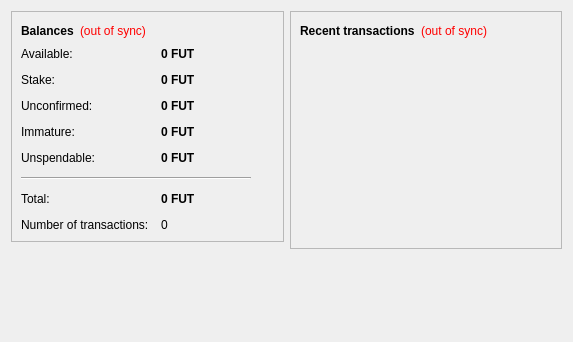
<?xml version="1.0" encoding="UTF-8"?>
<ui version="4.0">
 <class>OverviewPage</class>
 <widget class="QWidget" name="OverviewPage">
  <property name="geometry">
   <rect>
    <x>0</x>
    <y>0</y>
    <width>573</width>
    <height>342</height>
   </rect>
  </property>
  <property name="windowTitle">
   <string>Form</string>
  </property>
  <layout class="QHBoxLayout" name="horizontalLayout" stretch="1,1">
   <item>
    <layout class="QVBoxLayout" name="verticalLayout_2">
     <item>
      <widget class="QFrame" name="frame">
       <property name="frameShape">
        <enum>QFrame::StyledPanel</enum>
       </property>
       <property name="frameShadow">
        <enum>QFrame::Raised</enum>
       </property>
       <layout class="QVBoxLayout" name="verticalLayout_4">
        <item>
         <layout class="QHBoxLayout" name="horizontalLayout_4">
          <item>
           <widget class="QLabel" name="label_5">
            <property name="font">
             <font>
              <weight>75</weight>
              <bold>true</bold>
             </font>
            </property>
            <property name="text">
             <string>Balances</string>
            </property>
           </widget>
          </item>
          <item>
           <widget class="QLabel" name="labelWalletStatus">
            <property name="toolTip">
             <string>The displayed information may be out of date. Your wallet automatically synchronizes with the Futplaycoin network after a connection is established, but this process has not completed yet.</string>
            </property>
            <property name="styleSheet">
             <string notr="true">QLabel { color: red; }</string>
            </property>
            <property name="text">
             <string notr="true">(out of sync)</string>
            </property>
            <property name="alignment">
             <set>Qt::AlignLeading|Qt::AlignLeft|Qt::AlignVCenter</set>
            </property>
           </widget>
          </item>
          <item>
           <spacer name="horizontalSpacer_2">
            <property name="orientation">
             <enum>Qt::Horizontal</enum>
            </property>
            <property name="sizeHint" stdset="0">
             <size>
              <width>40</width>
              <height>20</height>
             </size>
            </property>
           </spacer>
          </item>
         </layout>
        </item>
        <item>
         <layout class="QFormLayout" name="formLayout_2">
          <property name="fieldGrowthPolicy">
           <enum>QFormLayout::AllNonFixedFieldsGrow</enum>
          </property>
          <property name="horizontalSpacing">
           <number>12</number>
          </property>
          <property name="verticalSpacing">
           <number>12</number>
          </property>
          <item row="0" column="0">
           <widget class="QLabel" name="labelAvailableText">
            <property name="toolTip">
             <string>Your current available balance</string>
            </property>
            <property name="text">
             <string>Available:</string>
            </property>
           </widget>
          </item>
          <item row="0" column="1">
           <widget class="QLabel" name="labelAvailable">
            <property name="font">
             <font>
              <weight>75</weight>
              <bold>true</bold>
             </font>
            </property>
            <property name="cursor">
             <cursorShape>IBeamCursor</cursorShape>
            </property>
            <property name="toolTip">
             <string>Your current available balance</string>
            </property>
            <property name="text">
             <string notr="true">0 FUT</string>
            </property>
            <property name="alignment">
             <set>Qt::AlignLeading|Qt::AlignLeft|Qt::AlignVCenter</set>
            </property>
            <property name="textInteractionFlags">
             <set>Qt::LinksAccessibleByMouse|Qt::TextSelectableByKeyboard|Qt::TextSelectableByMouse</set>
            </property>
           </widget>
          </item>
          <item row="1" column="0">
           <widget class="QLabel" name="label_6">
            <property name="toolTip">
             <string>Total of coins that was staked, and do not yet count toward the current balance</string>
            </property>
            <property name="text">
             <string>Stake:</string>
            </property>
           </widget>
          </item>
          <item row="1" column="1">
           <widget class="QLabel" name="labelStake">
            <property name="font">
             <font>
              <weight>75</weight>
              <bold>true</bold>
             </font>
            </property>
            <property name="cursor">
             <cursorShape>IBeamCursor</cursorShape>
            </property>
            <property name="toolTip">
             <string>Total of coins that was staked, and do not yet count toward the current balance</string>
            </property>
            <property name="text">
             <string notr="true">0 FUT</string>
            </property>
            <property name="alignment">
             <set>Qt::AlignLeading|Qt::AlignLeft|Qt::AlignVCenter</set>
            </property>
            <property name="textInteractionFlags">
             <set>Qt::LinksAccessibleByMouse|Qt::TextSelectableByKeyboard|Qt::TextSelectableByMouse</set>
            </property>
           </widget>
          </item>
          <item row="2" column="0">
           <widget class="QLabel" name="label_3">
            <property name="toolTip">
             <string>Total of transactions that have yet to be confirmed, and do not yet count toward the current balance</string>
            </property>
            <property name="text">
             <string>Unconfirmed:</string>
            </property>
           </widget>
          </item>
          <item row="2" column="1">
           <widget class="QLabel" name="labelUnconfirmed">
            <property name="font">
             <font>
              <weight>75</weight>
              <bold>true</bold>
             </font>
            </property>
            <property name="cursor">
             <cursorShape>IBeamCursor</cursorShape>
            </property>
            <property name="toolTip">
             <string>Total of transactions that have yet to be confirmed, and do not yet count toward the current balance</string>
            </property>
            <property name="text">
             <string notr="true">0 FUT</string>
            </property>
            <property name="alignment">
             <set>Qt::AlignLeading|Qt::AlignLeft|Qt::AlignVCenter</set>
            </property>
            <property name="textInteractionFlags">
             <set>Qt::LinksAccessibleByMouse|Qt::TextSelectableByKeyboard|Qt::TextSelectableByMouse</set>
            </property>
           </widget>
          </item>
          <item row="3" column="0">
           <widget class="QLabel" name="labelImmatureText">
            <property name="toolTip">
             <string>Mined balance that has not yet matured</string>
            </property>
            <property name="text">
             <string>Immature:</string>
            </property>
           </widget>
          </item>
          <item row="3" column="1">
           <widget class="QLabel" name="labelImmature">
            <property name="font">
             <font>
              <weight>75</weight>
              <bold>true</bold>
             </font>
            </property>
            <property name="toolTip">
             <string>Mined balance that has not yet matured</string>
            </property>
            <property name="text">
             <string notr="true">0 FUT</string>
            </property>
            <property name="alignment">
             <set>Qt::AlignLeading|Qt::AlignLeft|Qt::AlignVCenter</set>
            </property>
            <property name="textInteractionFlags">
             <set>Qt::LinksAccessibleByMouse|Qt::TextSelectableByKeyboard|Qt::TextSelectableByMouse</set>
            </property>
           </widget>
          </item>
          <item row="4" column="0">
           <widget class="QLabel" name="labelBalanceWatchOnlyText">
            <property name="toolTip">
             <string>Your unspendable balance</string>
            </property>
            <property name="text">
             <string>Unspendable:</string>
            </property>
           </widget>
          </item>
          <item row="4" column="1">
           <widget class="QLabel" name="labelBalanceWatchOnly">
            <property name="font">
             <font>
              <weight>75</weight>
              <bold>true</bold>
             </font>
            </property>
            <property name="cursor">
             <cursorShape>IBeamCursor</cursorShape>
            </property>
            <property name="toolTip">
             <string>Your unspendable balance</string>
            </property>
            <property name="text">
             <string notr="true">0 FUT</string>
            </property>
            <property name="alignment">
             <set>Qt::AlignLeading|Qt::AlignLeft|Qt::AlignVCenter</set>
            </property>
            <property name="textInteractionFlags">
             <set>Qt::LinksAccessibleByMouse|Qt::TextSelectableByKeyboard|Qt::TextSelectableByMouse</set>
            </property>
           </widget>
          </item>
          <item row="5" column="0" colspan="2">
           <widget class="Line" name="line">
            <property name="maximumSize">
             <size>
              <width>230</width>
              <height>16777215</height>
             </size>
            </property>
            <property name="orientation">
             <enum>Qt::Horizontal</enum>
            </property>
           </widget>
          </item>
          <item row="6" column="0">
           <widget class="QLabel" name="labelTotalText">
            <property name="toolTip">
             <string>Your current total balance</string>
            </property>
            <property name="text">
             <string>Total:</string>
            </property>
           </widget>
          </item>
          <item row="6" column="1">
           <widget class="QLabel" name="labelTotal">
            <property name="font">
             <font>
              <weight>75</weight>
              <bold>true</bold>
             </font>
            </property>
            <property name="toolTip">
             <string>Your current total balance</string>
            </property>
            <property name="text">
             <string notr="true">0 FUT</string>
            </property>
            <property name="alignment">
             <set>Qt::AlignLeading|Qt::AlignLeft|Qt::AlignVCenter</set>
            </property>
            <property name="textInteractionFlags">
             <set>Qt::LinksAccessibleByMouse|Qt::TextSelectableByKeyboard|Qt::TextSelectableByMouse</set>
            </property>
           </widget>
          </item>
          <item row="7" column="0">
           <widget class="QLabel" name="label_2">
            <property name="toolTip">
             <string>Total number of transactions in wallet</string>
            </property>
            <property name="text">
             <string>Number of transactions:</string>
            </property>
           </widget>
          </item>
          <item row="7" column="1">
           <widget class="QLabel" name="labelNumTransactions">
            <property name="toolTip">
             <string>Total number of transactions in wallet</string>
            </property>
            <property name="text">
             <string notr="true">0</string>
            </property>
           </widget>
          </item>
         </layout>
        </item>
       </layout>
      </widget>
     </item>
     <item>
      <spacer name="verticalSpacer">
       <property name="orientation">
        <enum>Qt::Vertical</enum>
       </property>
       <property name="sizeHint" stdset="0">
        <size>
         <width>20</width>
         <height>40</height>
        </size>
       </property>
      </spacer>
     </item>
    </layout>
   </item>
   <item>
    <layout class="QVBoxLayout" name="verticalLayout_3">
     <item>
      <widget class="QFrame" name="frame_2">
       <property name="frameShape">
        <enum>QFrame::StyledPanel</enum>
       </property>
       <property name="frameShadow">
        <enum>QFrame::Raised</enum>
       </property>
       <layout class="QVBoxLayout" name="verticalLayout">
        <item>
         <layout class="QHBoxLayout" name="horizontalLayout_2">
          <item>
           <widget class="QLabel" name="label_4">
            <property name="text">
             <string>&lt;b&gt;Recent transactions&lt;/b&gt;</string>
            </property>
           </widget>
          </item>
          <item>
           <widget class="QLabel" name="labelTransactionsStatus">
            <property name="toolTip">
             <string>The displayed information may be out of date. Your wallet automatically synchronizes with the Futplaycoin network after a connection is established, but this process has not completed yet.</string>
            </property>
            <property name="styleSheet">
             <string notr="true">QLabel { color: red; }</string>
            </property>
            <property name="text">
             <string notr="true">(out of sync)</string>
            </property>
            <property name="alignment">
             <set>Qt::AlignRight|Qt::AlignTrailing|Qt::AlignVCenter</set>
            </property>
           </widget>
          </item>
          <item>
           <spacer name="horizontalSpacer">
            <property name="orientation">
             <enum>Qt::Horizontal</enum>
            </property>
            <property name="sizeHint" stdset="0">
             <size>
              <width>40</width>
              <height>20</height>
             </size>
            </property>
           </spacer>
          </item>
         </layout>
        </item>
        <item>
         <widget class="QListView" name="listTransactions">
          <property name="styleSheet">
           <string notr="true">QListView { background: transparent; }</string>
          </property>
          <property name="frameShape">
           <enum>QFrame::NoFrame</enum>
          </property>
          <property name="verticalScrollBarPolicy">
           <enum>Qt::ScrollBarAlwaysOff</enum>
          </property>
          <property name="horizontalScrollBarPolicy">
           <enum>Qt::ScrollBarAlwaysOff</enum>
          </property>
          <property name="selectionMode">
           <enum>QAbstractItemView::NoSelection</enum>
          </property>
         </widget>
        </item>
       </layout>
      </widget>
     </item>
     <item>
      <spacer name="verticalSpacer_2">
       <property name="orientation">
        <enum>Qt::Vertical</enum>
       </property>
       <property name="sizeHint" stdset="0">
        <size>
         <width>20</width>
         <height>40</height>
        </size>
       </property>
      </spacer>
     </item>
    </layout>
   </item>
  </layout>
 </widget>
 <resources/>
 <connections/>
</ui>
